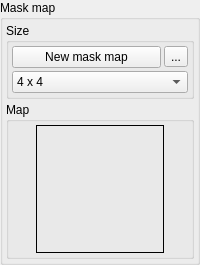
               <widget class="GroupBox" name="groupBox_26">
                <property name="title">
                 <string>Mask map</string>
                </property>
                <layout class="QGridLayout" name="gridLayout_32">
                 <property name="leftMargin">
                  <number>3</number>
                 </property>
                 <property name="topMargin">
                  <number>3</number>
                 </property>
                 <property name="rightMargin">
                  <number>3</number>
                 </property>
                 <property name="bottomMargin">
                  <number>3</number>
                 </property>
                 <property name="spacing">
                  <number>3</number>
                 </property>
                 <item row="1" column="0">
                  <widget class="GroupBox" name="groupBox_30">
                   <property name="sizePolicy">
                    <sizepolicy hsizetype="Preferred" vsizetype="Preferred">
                     <horstretch>0</horstretch>
                     <verstretch>0</verstretch>
                    </sizepolicy>
                   </property>
                   <property name="title">
                    <string>Map</string>
                   </property>
                   <layout class="QGridLayout" name="gridLayout_37">
                    <property name="leftMargin">
                     <number>3</number>
                    </property>
                    <property name="topMargin">
                     <number>3</number>
                    </property>
                    <property name="rightMargin">
                     <number>3</number>
                    </property>
                    <property name="bottomMargin">
                     <number>3</number>
                    </property>
                    <property name="spacing">
                     <number>3</number>
                    </property>
                    <item row="1" column="0">
                     <widget class="PictureBox" name="BaseMaskMap">
                      <property name="sizePolicy">
                       <sizepolicy hsizetype="Fixed" vsizetype="Fixed">
                        <horstretch>0</horstretch>
                        <verstretch>0</verstretch>
                       </sizepolicy>
                      </property>
                      <property name="minimumSize">
                       <size>
                        <width>128</width>
                        <height>128</height>
                       </size>
                      </property>
                      <property name="maximumSize">
                       <size>
                        <width>128</width>
                        <height>128</height>
                       </size>
                      </property>
                      <property name="acceptDrops">
                       <bool>true</bool>
                      </property>
                      <property name="frameShape">
                       <enum>QFrame::Box</enum>
                      </property>
                      <property name="scaledContents">
                       <bool>true</bool>
                      </property>
                     </widget>
                    </item>
                   </layout>
                  </widget>
                 </item>
                 <item row="0" column="0">
                  <widget class="GroupBox" name="groupBox_31">
                   <property name="title">
                    <string>Size</string>
                   </property>
                   <layout class="QGridLayout" name="gridLayout_38">
                    <property name="leftMargin">
                     <number>3</number>
                    </property>
                    <property name="topMargin">
                     <number>3</number>
                    </property>
                    <property name="rightMargin">
                     <number>3</number>
                    </property>
                    <property name="bottomMargin">
                     <number>3</number>
                    </property>
                    <property name="spacing">
                     <number>3</number>
                    </property>
                    <item row="0" column="0">
                     <widget class="QPushButton" name="NewMaskMap">
                      <property name="text">
                       <string>New mask map</string>
                      </property>
                     </widget>
                    </item>
                    <item row="0" column="1">
                     <widget class="QToolButton" name="SaveMaskMap">
                      <property name="text">
                       <string>...</string>
                      </property>
                      <property name="icon">
                       <iconset resource="geditor.qrc">
                        <normaloff>:/Resources/MetroStyle/save_as.png</normaloff>:/Resources/MetroStyle/save_as.png</iconset>
                      </property>
                     </widget>
                    </item>
                    <item row="1" column="0" colspan="2">
                     <widget class="QComboBox" name="BaseMaskMapSize">
                      <item>
                       <property name="text">
                        <string>4 x 4</string>
                       </property>
                       <property name="icon">
                        <iconset resource="geditor.qrc">
                         <normaloff>:/Resources/MetroStyle/appbar.arrow.expand.png</normaloff>:/Resources/MetroStyle/appbar.arrow.expand.png</iconset>
                       </property>
                      </item>
                      <item>
                       <property name="text">
                        <string>8 x 8</string>
                       </property>
                       <property name="icon">
                        <iconset resource="geditor.qrc">
                         <normaloff>:/Resources/MetroStyle/appbar.arrow.expand.png</normaloff>:/Resources/MetroStyle/appbar.arrow.expand.png</iconset>
                       </property>
                      </item>
                      <item>
                       <property name="text">
                        <string>16 x 16</string>
                       </property>
                       <property name="icon">
                        <iconset resource="geditor.qrc">
                         <normaloff>:/Resources/MetroStyle/appbar.arrow.expand.png</normaloff>:/Resources/MetroStyle/appbar.arrow.expand.png</iconset>
                       </property>
                      </item>
                      <item>
                       <property name="text">
                        <string>32 x 32</string>
                       </property>
                       <property name="icon">
                        <iconset resource="geditor.qrc">
                         <normaloff>:/Resources/MetroStyle/appbar.arrow.expand.png</normaloff>:/Resources/MetroStyle/appbar.arrow.expand.png</iconset>
                       </property>
                      </item>
                      <item>
                       <property name="text">
                        <string>64 x 64</string>
                       </property>
                       <property name="icon">
                        <iconset resource="geditor.qrc">
                         <normaloff>:/Resources/MetroStyle/appbar.arrow.expand.png</normaloff>:/Resources/MetroStyle/appbar.arrow.expand.png</iconset>
                       </property>
                      </item>
                      <item>
                       <property name="text">
                        <string>128 x 128</string>
                       </property>
                       <property name="icon">
                        <iconset resource="geditor.qrc">
                         <normaloff>:/Resources/MetroStyle/appbar.arrow.expand.png</normaloff>:/Resources/MetroStyle/appbar.arrow.expand.png</iconset>
                       </property>
                      </item>
                      <item>
                       <property name="text">
                        <string>256 x 256</string>
                       </property>
                       <property name="icon">
                        <iconset resource="geditor.qrc">
                         <normaloff>:/Resources/MetroStyle/appbar.arrow.expand.png</normaloff>:/Resources/MetroStyle/appbar.arrow.expand.png</iconset>
                       </property>
                      </item>
                      <item>
                       <property name="text">
                        <string>512 x 512</string>
                       </property>
                       <property name="icon">
                        <iconset resource="geditor.qrc">
                         <normaloff>:/Resources/MetroStyle/appbar.arrow.expand.png</normaloff>:/Resources/MetroStyle/appbar.arrow.expand.png</iconset>
                       </property>
                      </item>
                      <item>
                       <property name="text">
                        <string>1024 x 1024</string>
                       </property>
                       <property name="icon">
                        <iconset resource="geditor.qrc">
                         <normaloff>:/Resources/MetroStyle/appbar.arrow.expand.png</normaloff>:/Resources/MetroStyle/appbar.arrow.expand.png</iconset>
                       </property>
                      </item>
                      <item>
                       <property name="text">
                        <string>2048 x 2048</string>
                       </property>
                       <property name="icon">
                        <iconset resource="geditor.qrc">
                         <normaloff>:/Resources/MetroStyle/appbar.arrow.expand.png</normaloff>:/Resources/MetroStyle/appbar.arrow.expand.png</iconset>
                       </property>
                      </item>
                      <item>
                       <property name="text">
                        <string>4096 x 4096</string>
                       </property>
                       <property name="icon">
                        <iconset resource="geditor.qrc">
                         <normaloff>:/Resources/MetroStyle/appbar.arrow.expand.png</normaloff>:/Resources/MetroStyle/appbar.arrow.expand.png</iconset>
                       </property>
                      </item>
                      <item>
                       <property name="text">
                        <string>8192 x 8192</string>
                       </property>
                       <property name="icon">
                        <iconset resource="geditor.qrc">
                         <normaloff>:/Resources/MetroStyle/appbar.arrow.expand.png</normaloff>:/Resources/MetroStyle/appbar.arrow.expand.png</iconset>
                       </property>
                      </item>
                     </widget>
                    </item>
                   </layout>
                  </widget>
                 </item>
                </layout>
               </widget>
